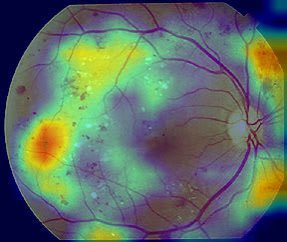
#> input picture netra-app/data/images/CASE-1789845669769-AE88_gradcam_1790068997818.jpg, 287 x 242 px
$ python -i foracchia_normalization.py   (imports and definitions only)
#> lines starting #> are read from the running program, lines starting #| are printed output that depends on the picture; after the words box and inside, x2 and y2 are one past the last pixel; in counts of white or black regions, pixels touching at a corner belong together
#> further down, picture is the input picture: shape (242, 287, 3); mean B, G, R 101.1, 110.7, 95.7
"""
preprocessing/foracchia_normalization.py
NetramNova — Foracchia Illumination Normalization

Implements the method from Foracchia et al. (2005):
  "Luminosity and contrast normalization in retinal images"

Key idea: fit a 2-D polynomial surface to the background illumination
(estimated from a heavily blurred version of the image), then normalize
each pixel by its local background brightness.

Formula:  I_norm(x,y) = I(x,y) / S(x,y) * mean(S)

Where S is the estimated illumination surface obtained by smoothing the
green channel (most diagnostically rich for fundus images).
"""

from __future__ import annotations
import cv2
import numpy as np


# [17 lines left out: function _estimate_illumination, not called in this run]


def ben_graham_standardization(image_bgr: np.ndarray,
                               sigma: float = 10.0,
                               alpha: float = 4.0,
                               beta: float = -4.0,
                               gamma: float = 128.0) -> np.ndarray:
    """
    Ben Graham Color Standardization (1st Place Kaggle DR / EyePACS Standard).

    Applies local additive color standardization:
        I_std = alpha * I + beta * GaussianBlur(I, sigma) + gamma

    Parameters
    ----------
    image_bgr : uint8 BGR image
    sigma     : Gaussian blur radius (captures low-frequency camera illumination)
    alpha     : Original signal weight
    beta      : Blurry background subtraction weight
    gamma     : Re-centering offset (128 for neutral median gray)

    Returns
    -------
    uint8 BGR standardized image with uniform background and intact lesion borders.
    """
#> called with sigma = 10, alpha = 4, beta = -4, gamma = 128
    # 1. Mask valid retinal circle
    gray = cv2.cvtColor(image_bgr, cv2.COLOR_BGR2GRAY)
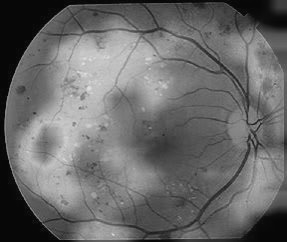
#> gray: shape (242, 287); min 4, max 224, mean 105.1
    _, mask = cv2.threshold(gray, 10, 255, cv2.THRESH_BINARY)
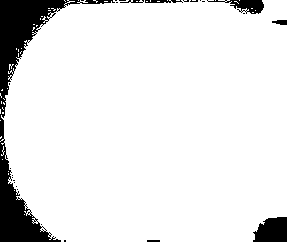
#> mask: shape (242, 287); 90.6% white; 26 black regions (19 under 20 px), largest, box (x1, y1, x2, y2) and area: (0, 0, 115, 242) 5195, (253, 217, 287, 242) 700, (207, 0, 264, 14) 364
    mask = cv2.morphologyEx(mask, cv2.MORPH_CLOSE, np.ones((15, 15), np.uint8))
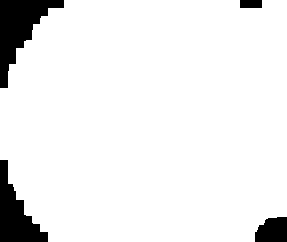
#> mask: shape (242, 287); 92.6% white; 4 black regions, box (x1, y1, x2, y2) and area: (0, 0, 64, 88) 2385, (0, 160, 48, 242) 1874, (255, 217, 287, 242) 685, (240, 0, 262, 8) 176
    retinal_mask = mask > 0

    if not np.any(retinal_mask):
        return image_bgr

    # 2. Local frequency subtraction (Ben Graham formula)
    blurred = cv2.GaussianBlur(image_bgr, (0, 0), sigma)
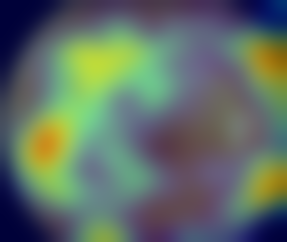
#> blurred: shape (242, 287, 3); mean B, G, R 101.1, 110.9, 96
    standardized = cv2.addWeighted(image_bgr, alpha, blurred, beta, gamma)
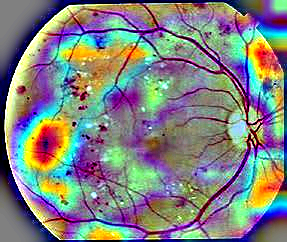
#> standardized: shape (242, 287, 3); mean B, G, R 127.8, 129.7, 128.2

    # 3. Preserve black outer border
    standardized[~retinal_mask] = 0
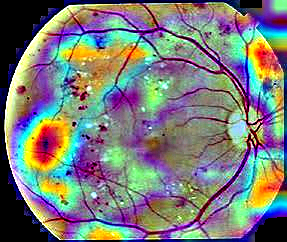
#> standardized: shape (242, 287, 3); 7.31% of pixels changed, all inside (x1, y1, x2, y2) = (0, 0, 287, 242)

    return np.clip(standardized, 0, 255).astype(np.uint8)


# [56 lines left out: functions normalize_illumination, apply_clahe, full_pipeline, not called in this run]

>>> import cv2
>>> picture = cv2.imread('../../data/images/CASE-1789845669769-AE88_gradcam_1790068997818.jpg')
>>> result = ben_graham_standardization(picture)

$ run again, on netra-app/data/images/CASE-1789846331761-0TTF_gradcam_1790068997837.jpg
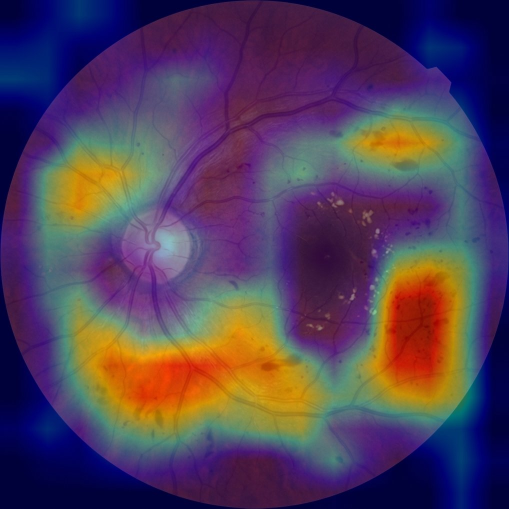
#> input picture netra-app/data/images/CASE-1789846331761-0TTF_gradcam_1790068997837.jpg, 1018 x 1017 px (shown at 1/2 size)
#> picture is the input picture: shape (1017, 1018, 3); mean B, G, R 90, 63.8, 83
#> in ben_graham_standardization, `_, mask = cv2.threshold(gray, 10, 255, cv2.THRESH_BINARY)`:
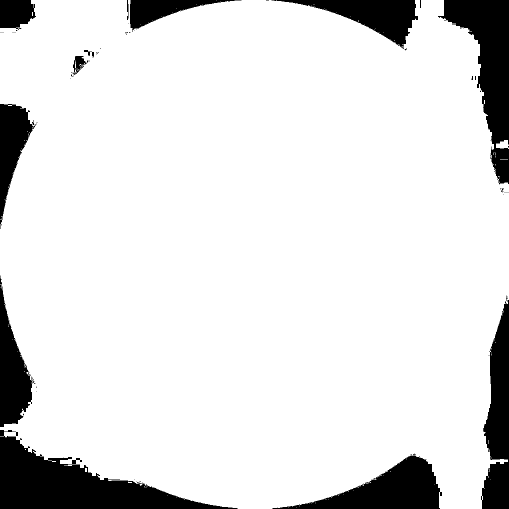
#> mask: shape (1017, 1018) (shown at 1/2 size); 88.3% white; 76 black regions (61 under 20 px), largest, box (x1, y1, x2, y2) and area: (0, 860, 475, 1017) 29508, (876, 0, 1018, 369) 21610, (545, 908, 884, 1017) 15635
#> retinal_mask: shape (1017, 1018) bool; 88.9% white; 12 black regions, largest, box (x1, y1, x2, y2) and area: (0, 873, 420, 1017) 28467, (888, 0, 1018, 287) 19211, (602, 913, 878, 1017) 15041
#> in ben_graham_standardization, `standardized[~retinal_mask] = 0`:
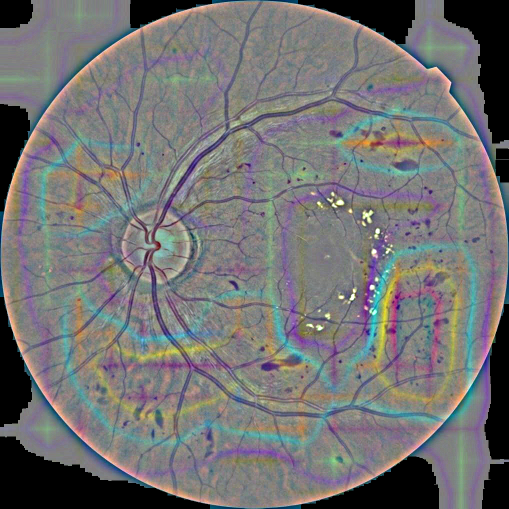
#> standardized: shape (1017, 1018, 3) (shown at 1/2 size); mean B, G, R 114.4, 114.1, 114.7

$ run again, on netra-app/data/images/CASE-1789846379763-A3KZ_gradcam_1790068997842.jpg
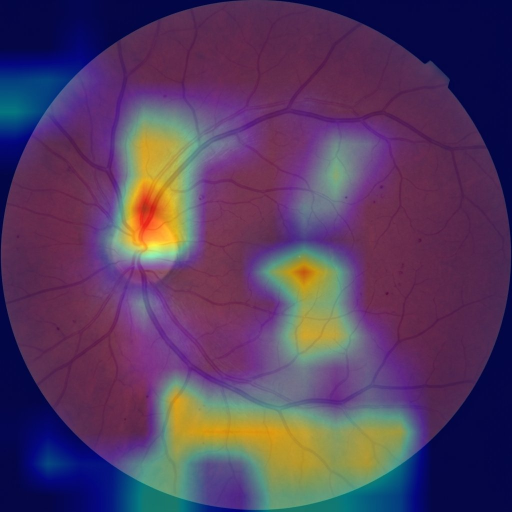
#> input picture netra-app/data/images/CASE-1789846379763-A3KZ_gradcam_1790068997842.jpg, 1024 x 1024 px (shown at 1/2 size)
#> picture is the input picture: shape (1024, 1024, 3); mean B, G, R 96.3, 60.8, 85.1
#> in ben_graham_standardization, `_, mask = cv2.threshold(gray, 10, 255, cv2.THRESH_BINARY)`:
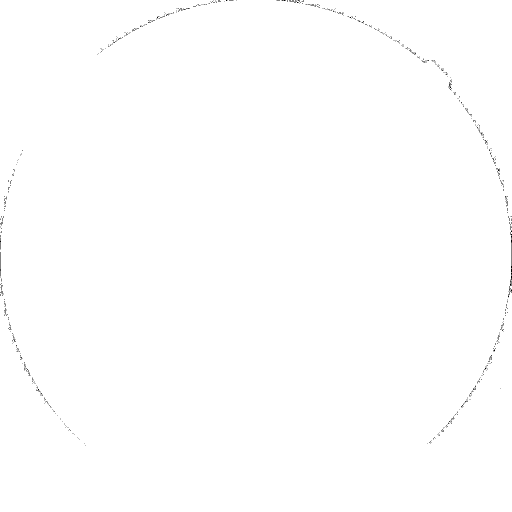
#> mask: shape (1024, 1024) (shown at 1/2 size); 99.8% white; black in thin lines or dots, all inside (x1, y1, x2, y2) = (0, 0, 1024, 891)
#> retinal_mask: shape (1024, 1024) bool; every value is 1
#> in ben_graham_standardization, `standardized = cv2.addWeighted(image_bgr, alpha, blurred, beta, gamma)`:
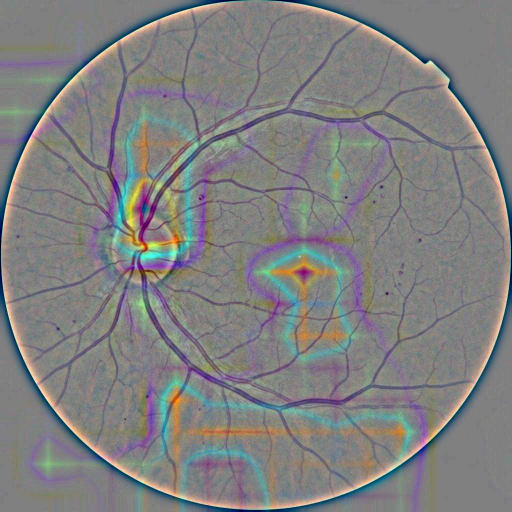
#> standardized: shape (1024, 1024, 3) (shown at 1/2 size); mean B, G, R 128, 128, 128
